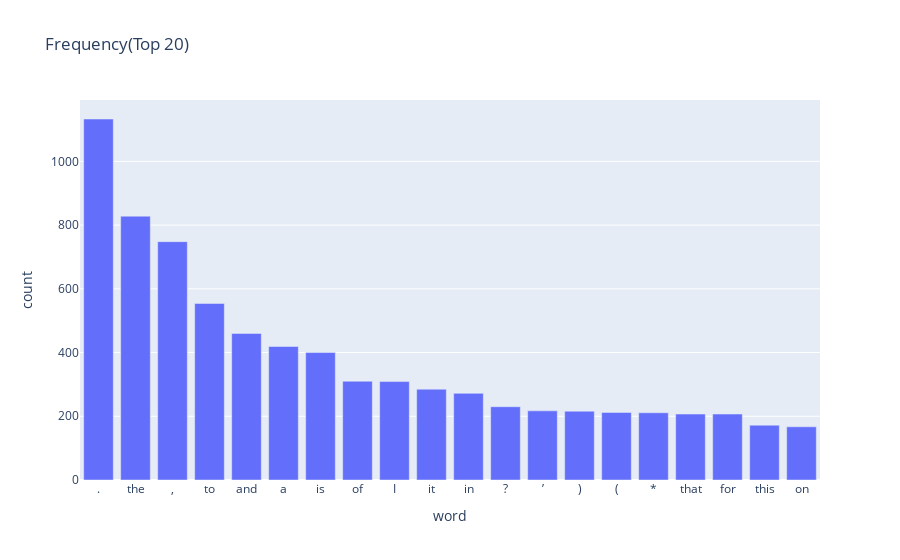

Notebook cell for this chart:
### Markdown cell above
# Phase 1

### Code cell
import pandas as pd
import matplotlib.pyplot as plt
from collections import Counter
import nltk


df=pd.read_csv("Reddit-stock-sentiment.csv") #這邊讀資料集
df=df[['text','label']]

print(df.head(10)) #顯示前10項做檢查

print("neutral example：")
print(df.loc[df['label']==0,'text'][::10].head(5)) #在每十項中取一筆

label_counts = df['label'].value_counts() #這邊做圓餅圖的視覺化！
plt.figure(figsize=(6,6))
plt.pie(label_counts,labels=label_counts.index,
        autopct='%1.1f%%',startangle=90,colors=['darkblue','darkred','darkgreen']) #顯示到小數點後一位，然後從圓的正上方開始畫
plt.title("Show with Pie Chart", fontsize=14)
plt.show()

print("缺值total：")
print(df.isnull().sum())
missing = df.isnull().any(axis=1)  
print(dmh.check_missing_values(missing))  #檢查缺值

label_counts=df['label'].value_counts() #統計分佈
print(label_counts)
label_counts.plot(kind='bar', title="Sentiment Distribution") #bar chart
label_counts.plot( kind='bar',
                 title="Sentiment Distribution",
                 ylim=[0,label_counts.max()+50],  # 防止超出
                 figsize=(6,4))
plt.show()


sample_text = df['text'].iloc[0]
tokens = dmh.tokenize_text(sample_text)
print("第一筆資料的 tokens：", tokens[:20]) #Tokenization
df['tokens']=df['text'].apply(lambda x: dmh.tokenize_text(str(x)))

all_tokens=[word for tokens in df['tokens'] for word in tokens] #合併


counter = Counter(all_tokens) # 計算頻率
print("前20常見詞：")
print(counter.most_common(20))

import pandas as pd
top20=counter.most_common(20)
df_top20=pd.DataFrame(top20, columns=["word", "count"])
fig=px.bar(df_top20,
             x="word",
             y="count",
             title="Frequency(Top 20)")  
#這邊也做了懸停顯示數值的效果
fig.show()

### Figure 1 — Plotly figure (JSON) as saved in the notebook; plotly's stock layout.template omitted (floating-point values rounded to 4 significant figures)
{"data": [{"hovertemplate": "word=%{x}<br>count=%{y}<extra></extra>", "legendgroup": "", "marker": {"color": "#636efa", "pattern": {"shape": ""}}, "name": "", "orientation": "v", "showlegend": false, "textposition": "auto", "type": "bar", "x": [".", "the", ",", "to", "and", "a", "is", "of", "I", "it", "in", "?", "’", ")", "(", "*", "that", "for", "this", "on"], "xaxis": "x", "y": [1133, 828, 748, 554, 460, 419, 400, 310, 309, 285, 272, 230, 217, 216, 212, 211, 207, 207, 172, 167], "yaxis": "y"}], "layout": {"barmode": "relative", "legend": {"tracegroupgap": 0}, "title": {"text": "Frequency(Top 20)"}, "xaxis": {"anchor": "y", "domain": [0, 1], "title": {"text": "word"}}, "yaxis": {"anchor": "x", "domain": [0, 1], "title": {"text": "count"}}}}
